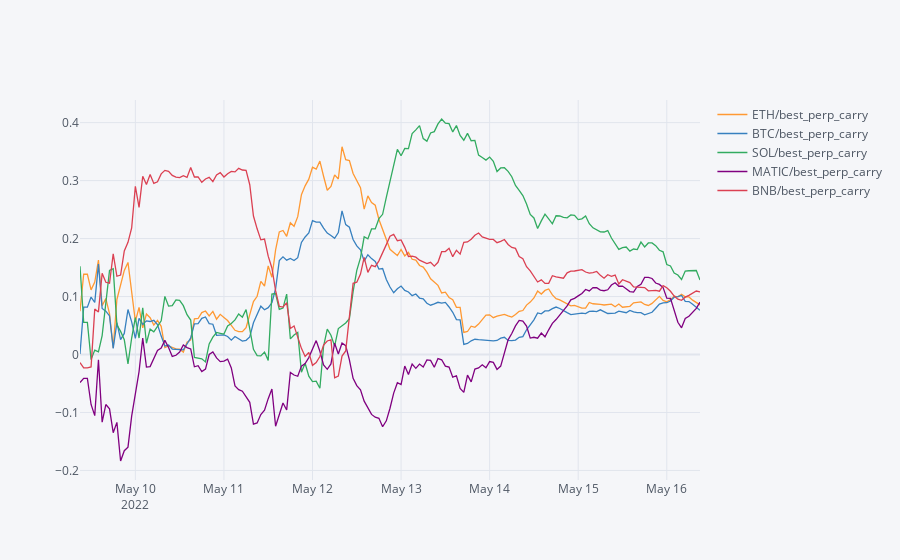

Here is the notebook cell this chart was saved with:
### Markdown cell above
### rates markets

### Code cell
selected = [df for df in futures_df.columns if any(df.split('-')[0].split('/')[0]==coin for coin in (coins+['USD']))]

prices=futures_df[[c for c in selected if any(string in c for string in ['price/c'])]]

short_rates=futures_df[[c for c in selected if any(string in c for string in ['PERP/rate/c','rate/borrow'])]]
short_rates=short_rates.ewm(halflife=halflife,times=short_rates.index).mean()

borrow_size=futures_df[[c for c in selected if any(string in c for string in ['/rate/size','price/volume'])]]

for c in coins:
    long_perp_carry=short_rates[c+'-PERP/rate/c']-short_rates['USD/rate/borrow']
    short_perp_carry=-short_rates[c+'-PERP/rate/c']-short_rates[c+'/rate/borrow']
    short_rates[c+'/best_perp_carry']= pd.concat([long_perp_carry, short_perp_carry]).max(level=0)
   # long_rates[c+'/long_future_carry']=long_rates[c+'-1231/rate/c']-short_rates['USD/rate/borrow']
   # long_rates[c+'/short_future_carry']=-long_rates[c+'-1231/rate/c']-short_rates[c+'/rate/borrow']

pd.concat([short_rates.filter(like='best_perp_carry')],axis=0).iplot()#))

### Figure 1 — Plotly figure (JSON) as saved in the notebook; plotly's stock layout.template omitted (floating-point values rounded to 4 significant figures; data arrays with more than 128 entries replaced by an {"elided": "..."} marker saying what was removed)
{"data": [{"line": {"color": "rgba(255, 153, 51, 1.0)", "dash": "solid", "shape": "linear", "width": 1.3}, "mode": "lines", "name": "ETH/best_perp_carry", "text": "", "type": "scatter", "x": {"elided": "169 str values"}, "y": {"elided": "169 float values"}}, {"line": {"color": "rgba(55, 128, 191, 1.0)", "dash": "solid", "shape": "linear", "width": 1.3}, "mode": "lines", "name": "BTC/best_perp_carry", "text": "", "type": "scatter", "x": {"elided": "169 str values"}, "y": {"elided": "169 float values"}}, {"line": {"color": "rgba(50, 171, 96, 1.0)", "dash": "solid", "shape": "linear", "width": 1.3}, "mode": "lines", "name": "SOL/best_perp_carry", "text": "", "type": "scatter", "x": {"elided": "169 str values"}, "y": {"elided": "169 float values"}}, {"line": {"color": "rgba(128, 0, 128, 1.0)", "dash": "solid", "shape": "linear", "width": 1.3}, "mode": "lines", "name": "MATIC/best_perp_carry", "text": "", "type": "scatter", "x": {"elided": "169 str values"}, "y": {"elided": "169 float values"}}, {"line": {"color": "rgba(219, 64, 82, 1.0)", "dash": "solid", "shape": "linear", "width": 1.3}, "mode": "lines", "name": "BNB/best_perp_carry", "text": "", "type": "scatter", "x": {"elided": "169 str values"}, "y": {"elided": "169 float values"}}], "layout": {"legend": {"bgcolor": "#F5F6F9", "font": {"color": "#4D5663"}}, "paper_bgcolor": "#F5F6F9", "plot_bgcolor": "#F5F6F9", "title": {"font": {"color": "#4D5663"}}, "xaxis": {"gridcolor": "#E1E5ED", "showgrid": true, "tickfont": {"color": "#4D5663"}, "title": {"font": {"color": "#4D5663"}, "text": ""}, "zerolinecolor": "#E1E5ED"}, "yaxis": {"gridcolor": "#E1E5ED", "showgrid": true, "tickfont": {"color": "#4D5663"}, "title": {"font": {"color": "#4D5663"}, "text": ""}, "zerolinecolor": "#E1E5ED"}}}
